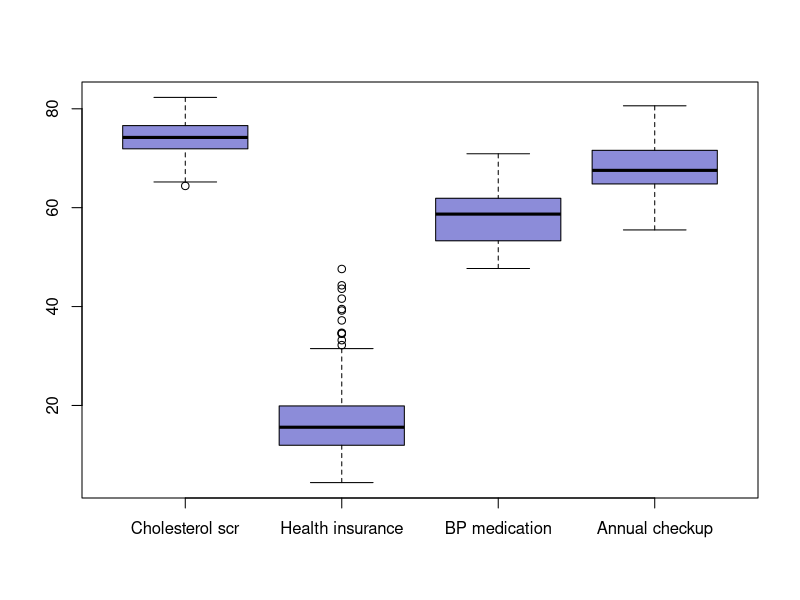
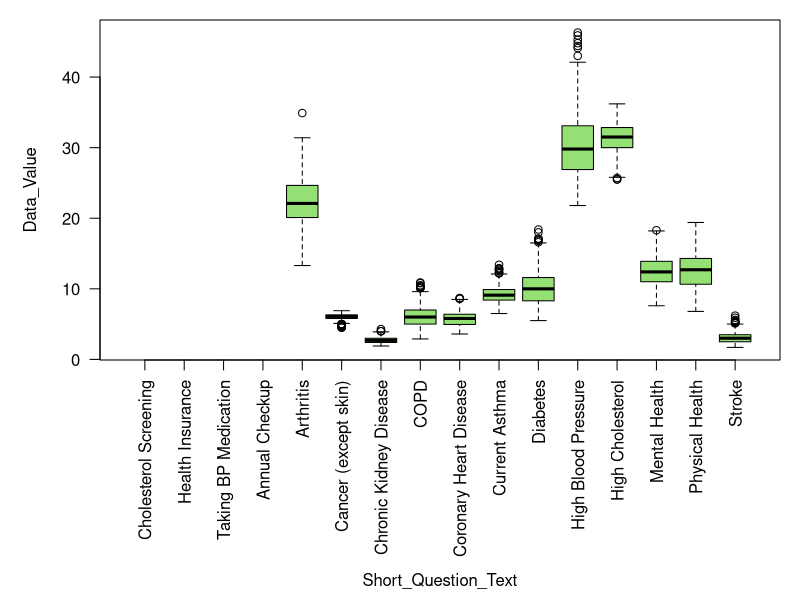
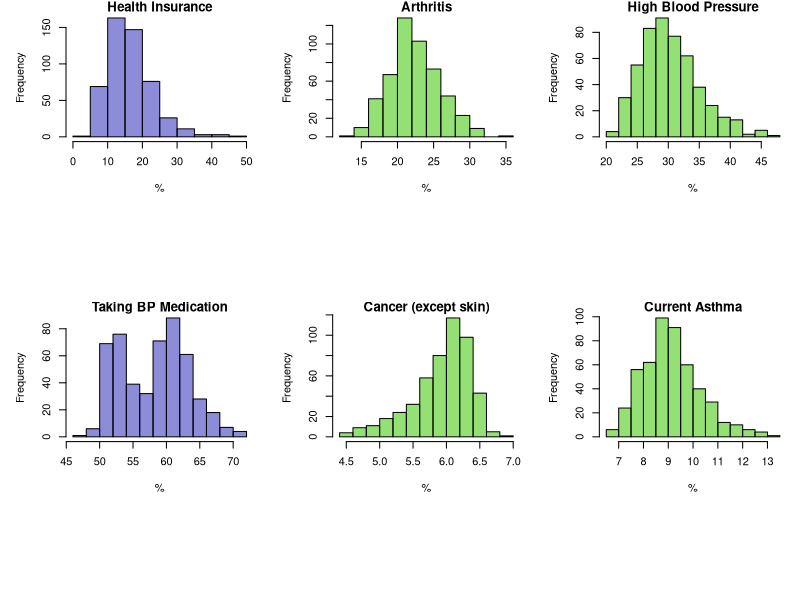
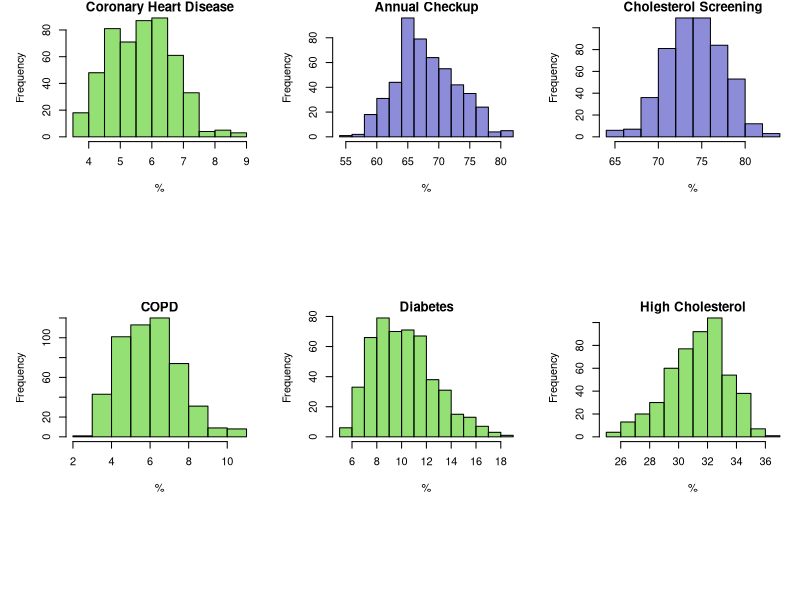
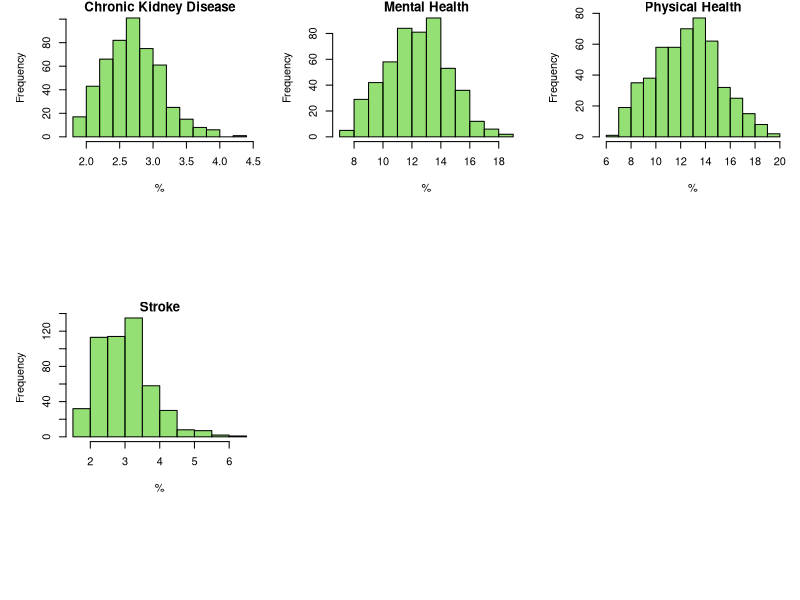
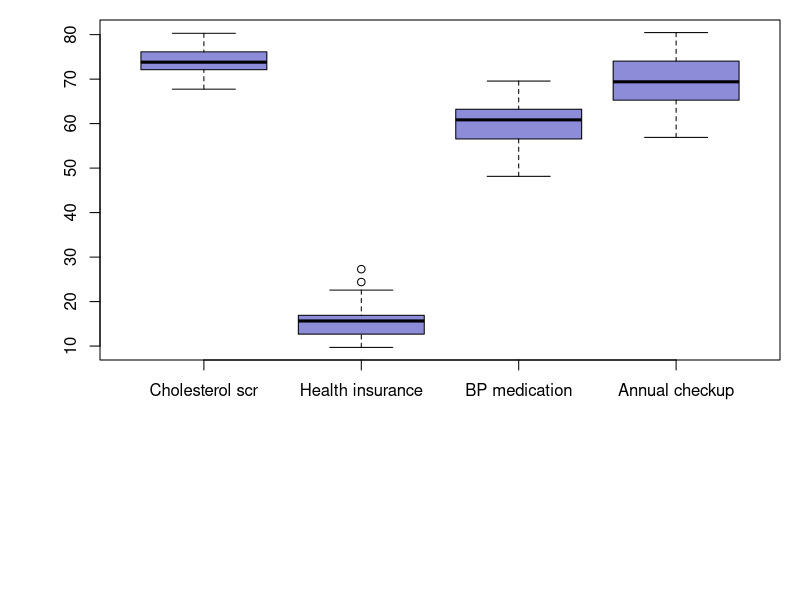
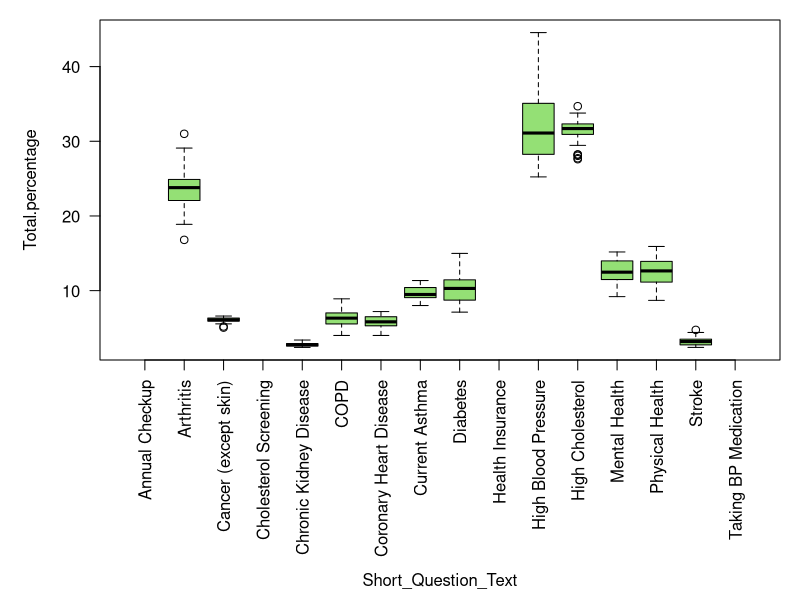
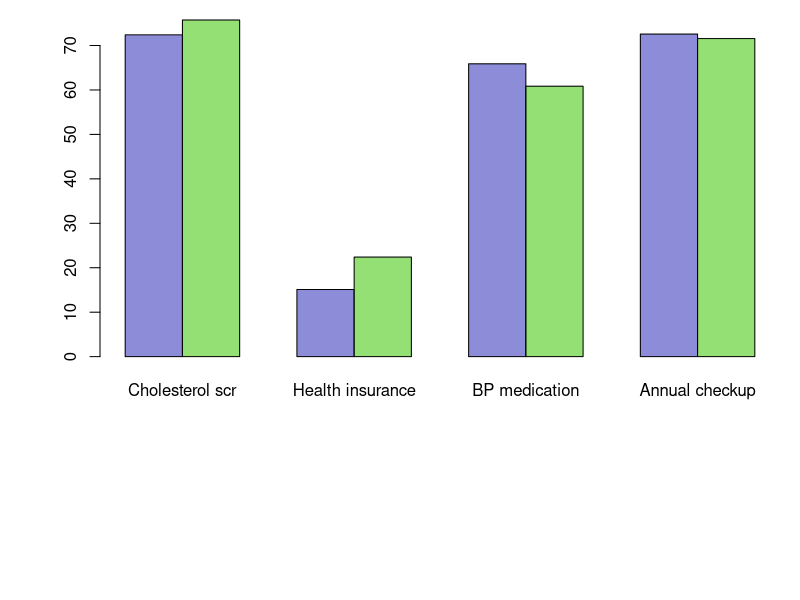

These figures' R source, in order:
## ---- chunk 1
knitr::opts_chunk$set(echo = TRUE)
## ---- chunk 2
library('tidyverse')
library('knitr')
## ---- chunk 3
health_data = read.csv("data_health_and_prevention.csv")
dim(health_data)
## ---- chunk 4
preventions = health_data[health_data["Category"] == "Prevention", c("Short_Question_Text", "Measure")] %>% distinct()
kable(preventions, caption = "Prevention")
illnesses = health_data[health_data["Category"] == "Health Outcomes", c("Short_Question_Text", "Measure")] %>% distinct()
kable(illnesses, caption = "Health Outcomes")
## ---- chunk 5
health_data$StateDesc = as.factor(health_data$StateDesc)
health_data$CityName = as.factor(health_data$CityName)
health_data$Category = as.factor(health_data$Category)
health_data$Measure = as.factor(health_data$Measure)
health_data$DataValueTypeID = as.factor(health_data$DataValueTypeID)
health_data$Short_Question_Text = as.factor(health_data$Short_Question_Text)
## ---- chunk 6
health_data_adj = health_data[health_data$DataValueTypeID== "AgeAdjPrv",]
## ---- chunk 7
state_data <- health_data_adj %>% group_by(StateDesc) %>% summarise(
  City.count = n_distinct(CityName),
  Population.count = sum(unique(PopulationCount))
)

per_state_summary <- health_data_adj %>% 
  group_by(StateDesc, Category, Measure, Short_Question_Text) %>% summarise(
  Total.percentage = sum(Data_Value*PopulationCount)/sum(PopulationCount),
  Population = sum(PopulationCount),
  Population.affected = round(sum(Data_Value*PopulationCount)/100)
)

## ---- chunk 8
health_data_adj$Percentage_in_Total = 
  health_data_adj$Data_Value*health_data_adj$PopulationCount/sum(state_data$Population.count)

health_data_adj$Affected_population = 
  round( health_data_adj$Data_Value*health_data_adj$PopulationCount*0.01)
## ---- chunk 9
#Definiranje redoslijeda za Mjere - bit ce potrebno kasnije

health_data_adj$Short_Question_Text <- factor(health_data_adj$Short_Question_Text, levels = c("Cholesterol Screening","Health Insurance","Taking BP Medication","Annual Checkup","Arthritis","Cancer (except skin)","Chronic Kidney Disease","COPD","Coronary Heart Disease","Current Asthma","Diabetes","High Blood Pressure","High Cholesterol","Mental Health","Physical Health","Stroke"))
## ---- chunk 10
library(ggplot2)
myBlue <- rgb(0.1,0.1,0.7,0.5)
myGreen <- rgb(0.3,0.8,0.1,0.6)
## ---- chunk 11
boxplot(health_data_adj[health_data_adj$Short_Question_Text == "Cholesterol Screening",]$Data_Value,
        health_data_adj[health_data_adj$Short_Question_Text == "Health Insurance",]$Data_Value,
        health_data_adj[health_data_adj$Short_Question_Text == "Taking BP Medication",]$Data_Value,
        health_data_adj[health_data_adj$Short_Question_Text == "Annual Checkup",]$Data_Value,
        names = c("Cholesterol scr", "Health insurance", "BP medication", "Annual checkup"),
        col = myBlue
        #ylim = c(0,100)
        )

onlyHealthOutcomes = health_data_adj %>% filter(Category == "Health Outcomes")
# ne znam zasto prikazuje i podatke koji nisu prosli kroz filter :(
par(mar=c(12,5,1,1))
boxplot(Data_Value ~ Short_Question_Text, onlyHealthOutcomes, col = myGreen, las=2, xlab="")
mtext("Short_Question_Text", side=1, line=10.5)

## ---- chunk 12
old.par <- par(mfrow=c(2,3))
for (measure in unique(health_data_adj$Short_Question_Text)) {
  if (unique(health_data_adj[health_data_adj$Short_Question_Text == measure,]$Category) == c("Prevention")){
    color = myBlue
  } else {
    color = myGreen
  }
  hist(health_data_adj[health_data_adj$Short_Question_Text == measure,]$Data_Value, main = measure, xlab = "%", col = color)
}
par(old.par)
## ---- chunk 13
#Ovo je nemoguce lijepo formatirat u pdfu pa sam izbacila
#Mjere položaja i rasipanja za svaku preventivnu mjeru i health outcome
measure_summary <- health_data_adj %>% 
  group_by(Short_Question_Text) %>% summarise(
  Total.percentage = sum(Data_Value*PopulationCount/sum(state_data$Population.count)),
  Median.percentage = median(Data_Value),
  Q1.percentage = quantile(Data_Value, probs = 0.25),
  Q3.percentage = quantile(Data_Value, probs = 0.75),
  Min.percentage = min(Data_Value),
  Max.percentage = max(Data_Value),
  Range.percentage = max(Data_Value)-min(Data_Value),
  IQR.percentage = IQR(Data_Value),
  Std.percentage = sd(Data_Value)
)

## ---- chunk 14
#Boxplotovi za podatke ako grupiramo po saveznim državama

boxplot(per_state_summary[per_state_summary$Short_Question_Text == "Cholesterol Screening",]$Total.percentage,
        per_state_summary[per_state_summary$Short_Question_Text == "Health Insurance",]$Total.percentage,
        per_state_summary[per_state_summary$Short_Question_Text == "Taking BP Medication",]$Total.percentage,
        per_state_summary[per_state_summary$Short_Question_Text == "Annual Checkup",]$Total.percentage,
        names = c("Cholesterol scr", "Health insurance", "BP medication", "Annual checkup"),
        col = myBlue
        )

#isti problem kao i gore
onlyHealthOutcomes = per_state_summary %>% filter(Category == "Health Outcomes")
par(mar=c(12,5,1,1))
boxplot(Total.percentage ~ Short_Question_Text, data = onlyHealthOutcomes, col = myGreen, las=2, xlab="")
mtext("Short_Question_Text", side=1, line=10.5)
## ---- chunk 15
#Deskriptivna statistika za Ohio i Floridu

Ohio <- per_state_summary[(per_state_summary$StateDesc == "Ohio" & per_state_summary$Category == "Prevention"),]

Florida <- per_state_summary[(per_state_summary$StateDesc == "Florida" & per_state_summary$Category == "Prevention"),]

counts <- matrix(c(Ohio$Total.percentage, Florida$Total.percentage), nrow = 2, byrow = TRUE)

barplot(counts, names = c("Cholesterol scr", "Health insurance", "BP medication", "Annual checkup"), col = c(myBlue, myGreen), beside = TRUE)

## ---- chunk 16
#Deskriptivna statistika za odabrane savezne drzave
Illinois_COPD <- per_state_summary[(per_state_summary$StateDesc == "Illinois" & per_state_summary$Short_Question_Text == "COPD"),]

Iowa_COPD <- per_state_summary[(per_state_summary$StateDesc == "Iowa" & per_state_summary$Short_Question_Text == "COPD"),]

S_Dakota_COPD <- per_state_summary[(per_state_summary$StateDesc == "South Dakota" & per_state_summary$Short_Question_Text == "COPD"),]

barplot(c(Illinois_COPD$Total.percentage, Iowa_COPD$Total.percentage, S_Dakota_COPD$Total.percentage), col = c("indianred3", myBlue, myGreen), names = c("Illinois", "Iowa", "South Dakota"))
